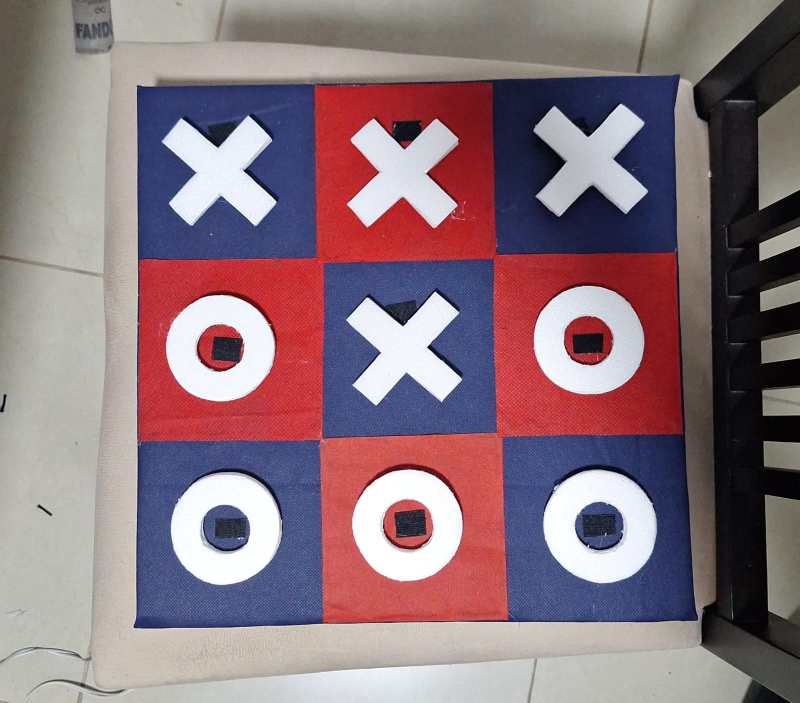
#> input picture src/model/interface/prueba.jpeg, 1600 x 1405 px, given in place of the camera (shown at 1/2 size)
$ python MiniMax.py
#> lines starting #> are read from the running program, lines starting #| are printed output that depends on the picture
### src/model/interface/pruebaCam.py
import cv2
import numpy as np

# [12 lines left out: functions es_circulo, es_x, not called in this run]

def es_borde_de_celda(contorno, cell_width, cell_height, margen=5):
    x, y, w, h = cv2.boundingRect(contorno)
    if x < margen or y < margen or x + w > cell_width - margen or y + h > cell_height - margen:
        return True
    return False

def procesar_imagen(imagen):
    gray = cv2.cvtColor(imagen, cv2.COLOR_BGR2GRAY)
    blur = cv2.GaussianBlur(gray, (15, 15), 0)
    thresh = cv2.adaptiveThreshold(blur, 255, 1, 1, 11, 2)

    contours, _ = cv2.findContours(thresh, cv2.RETR_TREE, cv2.CHAIN_APPROX_SIMPLE)
    max_contour = max(contours, key=cv2.contourArea)
    x, y, w, h = cv2.boundingRect(max_contour)
    tablero = thresh[y:y+h, x:x+w]

    cell_height = h // 3
    cell_width = w // 3

    tic_tac_toe_matrix = [['' for _ in range(3)] for _ in range(3)]

    for row in range(3):
        for col in range(3):
            cell = tablero[row * cell_height:(row + 1) * cell_height, col * cell_width:(col + 1) * cell_width]
            cell_contours, _ = cv2.findContours(cell, cv2.RETR_TREE, cv2.CHAIN_APPROX_SIMPLE)
            relevant_contours = [c for c in cell_contours if 500 < cv2.contourArea(c) < 50000 and not es_borde_de_celda(c, cell_width, cell_height)]

            if len(relevant_contours) > 0:
                circulos = [es_circulo(c) for c in relevant_contours]
                if circulos.count(True) >= 1:
                    tic_tac_toe_matrix[row][col] = 'O'
                elif any(es_x(c) for c in relevant_contours):
                    tic_tac_toe_matrix[row][col] = 'X'

    return tablero, tic_tac_toe_matrix

def main(state, cam):
    ret, frame = cam.read()
    if not ret:
        print("No se pudo capturar la imagen")
        return

    frame = cv2.flip(frame, 1)
    frame = cv2.rotate(frame, cv2.ROTATE_90_CLOCKWISE)

    tablero, matriz_actual = procesar_imagen(frame)

    if matriz_actual is not None and len(matriz_actual) == 3 and all(len(row) == 3 for row in matriz_actual):
        for i in range(3):
            for j in range(3):
                if isinstance(matriz_actual[i][j], str) and matriz_actual[i][j] == 'X' and state[i][j] == '':
                    state[i][j] = 'X'
    else:
        print("No se detectó un tablero 3x3 correctamente. Intenta nuevamente.")

### src/model/MiniMax.py
import cv2
import numpy as np
from interface.pruebaCam import main as process_camera_input

class Node:
    # [6 lines left out: function __init__, not called in this run]

    def add_child(self, child_node):
        self.children.append(child_node)

def print_board(state):
    print("\nTablero Actual:")
    for i, row in enumerate(state):
        print(f" {row[0]} | {row[1]} | {row[2]} ")
        if i < 2:
            print("-----------")
    print()

# [15 lines left out: function check_winner, not called in this run]

def is_board_full(state):
    return all(cell != ' ' for row in state for cell in row)

# [65 lines left out: functions minimax, build_game_tree, ai_move, not called in this run]

def player_move(state, cam):
    while True:
        print("Mostrando tu tablero físico en la cámara...")
        print("Por favor, coloca tu ficha 'X' y presiona 'q' para confirmar")

        # Procesar entrada de la cámara
        process_camera_input(state, cam)

        # Mostrar estado actual después del movimiento
        print_board(state)

        # Verificar si el movimiento fue válido
        move_made = any(state[i][j] == 'X' for i in range(3) for j in range(3))
        if move_made:
            break
        else:
            print("Movimiento no detectado. Intenta nuevamente.")

def initialize_board():
    return [[' ' for _ in range(3)] for _ in range(3)]

def play_game():
    board = initialize_board()
    cam = cv2.VideoCapture(0)

    try:
        while True:
            print_board(board)

            # Turno del jugador (X)
            print("Tu turno (X) - Usa la cámara para colocar tu ficha")
            player_move(board, cam)

            # Verificar estado del juego
            winner = check_winner(board)
            if winner == 'X':
                print_board(board)
                print("¡Ganaste! 🎉")
                break

            if is_board_full(board):
                print_board(board)
                print("¡Empate! 🤝")
                break

            # Turno de la IA (O)
            print("Turno de la IA (O)...")
            ai_move_result = ai_move(board)

            if ai_move_result:
                print(f"IA movió a: {ai_move_result}")
            else:
                print("IA no pudo mover (tablero lleno?)")

            # Verificar estado del juego
            winner = check_winner(board)
            if winner == 'O':
                print_board(board)
                print("¡La IA ganó! 🤖")
                break

            if is_board_full(board):
                print_board(board)
                print("¡Empate! 🤝")
                break
#> this loop made 1 pass
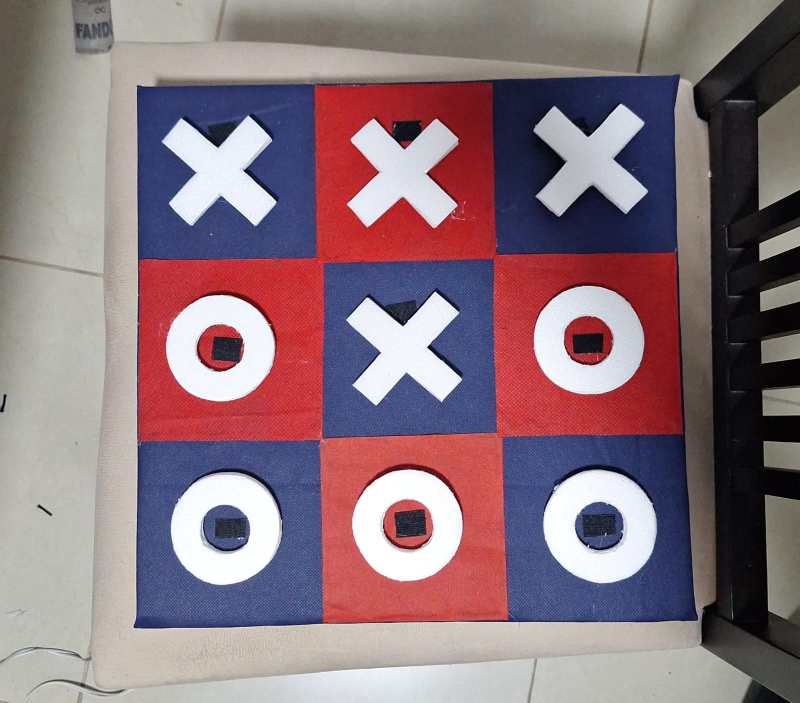
#> input picture src/model/interface/prueba.jpeg, 1600 x 1405 px, given in place of the camera (shown at 1/2 size)
#> pass 1, in main, `frame = cv2.flip(frame, 1)`:
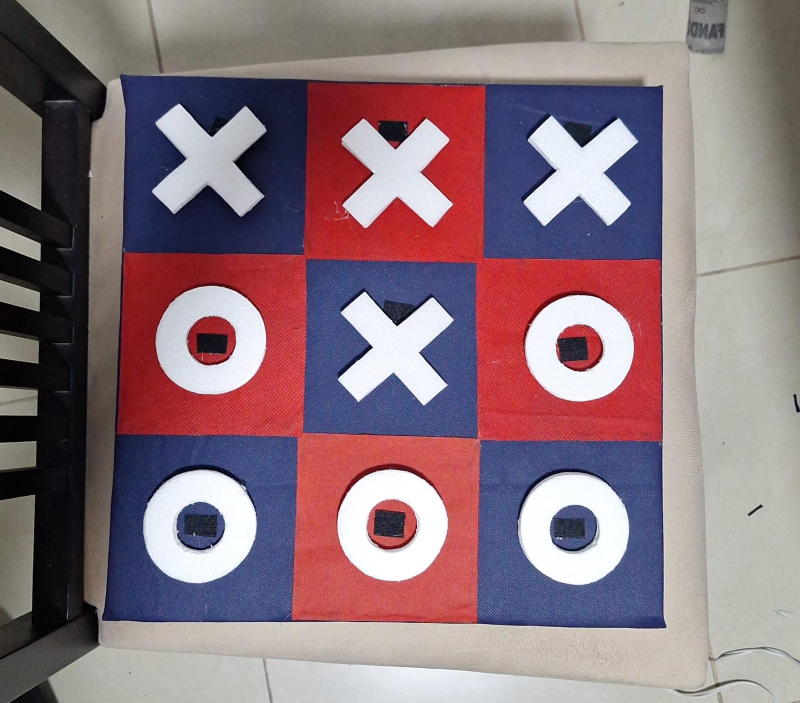
#> frame: shape (1405, 1600, 3) (shown at 1/2 size); mean B, G, R 125.3, 116.8, 139.2
#> pass 1, in main, `frame = cv2.rotate(frame, cv2.ROTATE_90_CLOCKWISE)`:
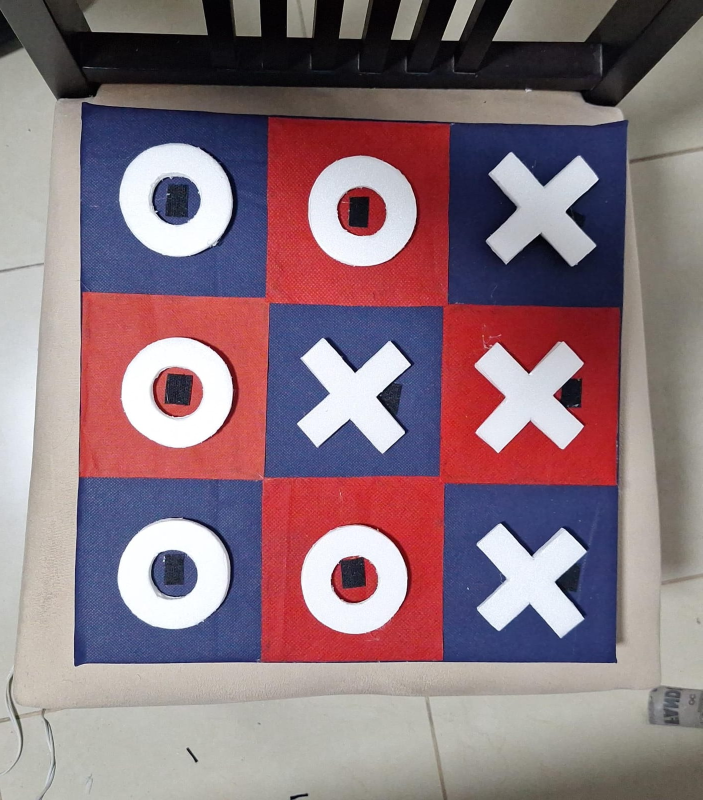
#> frame: shape (1600, 1405, 3) (shown at 1/2 size); mean B, G, R 125.3, 116.8, 139.2
#> pass 1, in procesar_imagen, `gray = cv2.cvtColor(imagen, cv2.COLOR_BGR2GRAY)`:
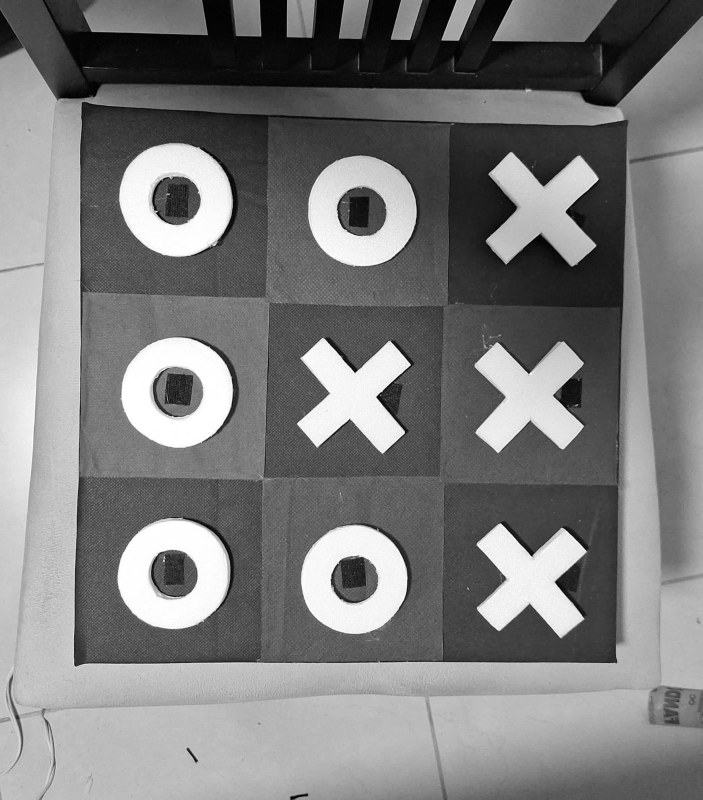
#> gray: shape (1600, 1405) (shown at 1/2 size); min 0, max 255, mean 124.4

    finally:
        cam.release()
        cv2.destroyAllWindows()

if __name__ == "__main__":
    print("Bienvenido a Tic-Tac-Toe con IA (Minimax) y Detección por Cámara")
    print("Instrucciones:")
    print("1. Coloca tu ficha 'X' en el tablero físico")
    print("2. Muestra el tablero a la cámara")
    print("3. Presiona 'q' cuando hayas colocado tu ficha")
    print("\nIniciando juego...")
    play_game()
